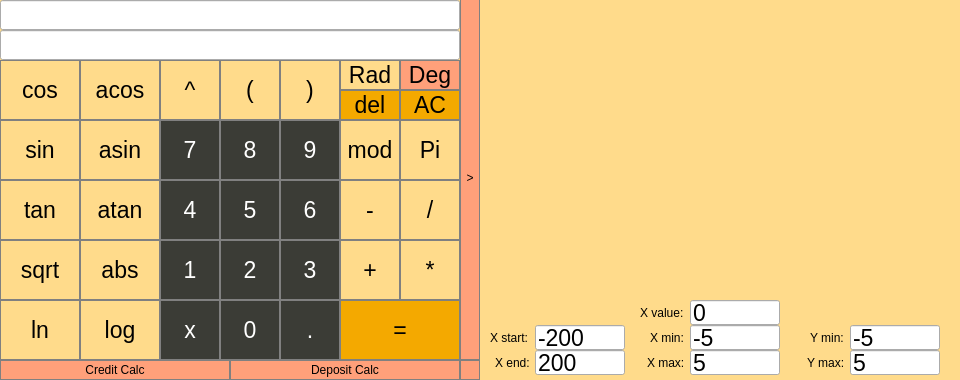
<?xml version="1.0" encoding="UTF-8"?>
<ui version="4.0">
 <class>view</class>
 <widget class="QMainWindow" name="view">
  <property name="geometry">
   <rect>
    <x>0</x>
    <y>0</y>
    <width>960</width>
    <height>380</height>
   </rect>
  </property>
  <property name="minimumSize">
   <size>
    <width>480</width>
    <height>380</height>
   </size>
  </property>
  <property name="maximumSize">
   <size>
    <width>960</width>
    <height>380</height>
   </size>
  </property>
  <property name="sizeIncrement">
   <size>
    <width>0</width>
    <height>0</height>
   </size>
  </property>
  <property name="baseSize">
   <size>
    <width>100</width>
    <height>100</height>
   </size>
  </property>
  <property name="windowTitle">
   <string>SmartCalc v.2.0 (by Stephank)</string>
  </property>
  <property name="styleSheet">
   <string notr="true">QMainWindow {
	background-color: rgb(255, 219, 139);
}</string>
  </property>
  <widget class="QWidget" name="centralwidget">
   <widget class="QLineEdit" name="input">
    <property name="geometry">
     <rect>
      <x>0</x>
      <y>0</y>
      <width>460</width>
      <height>30</height>
     </rect>
    </property>
    <property name="font">
     <font>
      <pointsize>20</pointsize>
     </font>
    </property>
    <property name="styleSheet">
     <string notr="true">QLineEdit{
	qproperty-alignment: 'AlignVCenter | AlignRight';
	border: 1px solid gray;
}

background-color : gray;
</string>
    </property>
    <property name="readOnly">
     <bool>true</bool>
    </property>
   </widget>
   <widget class="QPushButton" name="cosFunc">
    <property name="geometry">
     <rect>
      <x>0</x>
      <y>60</y>
      <width>80</width>
      <height>60</height>
     </rect>
    </property>
    <property name="baseSize">
     <size>
      <width>0</width>
      <height>0</height>
     </size>
    </property>
    <property name="font">
     <font>
      <pointsize>17</pointsize>
     </font>
    </property>
    <property name="styleSheet">
     <string notr="true">QPushButton {
  background-color: rgb(255, 219, 139);
  color: black; 
  border: 1px solid gray;
}

QPushButton:pressed {
    background-color: qlineargradient(x1: 0, y1: 0, x2: 0, y2: 1,
                                      stop: 0 #FF7832, stop: 1 #FF9739);
}</string>
    </property>
    <property name="text">
     <string>cos</string>
    </property>
   </widget>
   <widget class="QPushButton" name="sinFunc">
    <property name="geometry">
     <rect>
      <x>0</x>
      <y>120</y>
      <width>80</width>
      <height>60</height>
     </rect>
    </property>
    <property name="baseSize">
     <size>
      <width>0</width>
      <height>0</height>
     </size>
    </property>
    <property name="font">
     <font>
      <pointsize>17</pointsize>
     </font>
    </property>
    <property name="styleSheet">
     <string notr="true">QPushButton {
  background-color: rgb(255, 219, 139);
  color: black; 
  border: 1px solid gray;
}

QPushButton:pressed {
    background-color: qlineargradient(x1: 0, y1: 0, x2: 0, y2: 1,
                                      stop: 0 #FF7832, stop: 1 #FF9739);
}</string>
    </property>
    <property name="text">
     <string>sin</string>
    </property>
   </widget>
   <widget class="QPushButton" name="tanFunc">
    <property name="geometry">
     <rect>
      <x>0</x>
      <y>180</y>
      <width>80</width>
      <height>60</height>
     </rect>
    </property>
    <property name="baseSize">
     <size>
      <width>0</width>
      <height>0</height>
     </size>
    </property>
    <property name="font">
     <font>
      <pointsize>17</pointsize>
     </font>
    </property>
    <property name="styleSheet">
     <string notr="true">QPushButton {
  background-color: rgb(255, 219, 139);
  color: black; 
  border: 1px solid gray;
}

QPushButton:pressed {
    background-color: qlineargradient(x1: 0, y1: 0, x2: 0, y2: 1,
                                      stop: 0 #FF7832, stop: 1 #FF9739);
}</string>
    </property>
    <property name="text">
     <string>tan</string>
    </property>
   </widget>
   <widget class="QPushButton" name="sqrtFunc">
    <property name="geometry">
     <rect>
      <x>0</x>
      <y>240</y>
      <width>80</width>
      <height>60</height>
     </rect>
    </property>
    <property name="baseSize">
     <size>
      <width>0</width>
      <height>0</height>
     </size>
    </property>
    <property name="font">
     <font>
      <pointsize>17</pointsize>
     </font>
    </property>
    <property name="styleSheet">
     <string notr="true">QPushButton {
  background-color: rgb(255, 219, 139);
  color: black; 
  border: 1px solid gray;
}

QPushButton:pressed {
    background-color: qlineargradient(x1: 0, y1: 0, x2: 0, y2: 1,
                                      stop: 0 #FF7832, stop: 1 #FF9739);
}</string>
    </property>
    <property name="text">
     <string>sqrt</string>
    </property>
   </widget>
   <widget class="QPushButton" name="lnFunc">
    <property name="geometry">
     <rect>
      <x>0</x>
      <y>300</y>
      <width>80</width>
      <height>60</height>
     </rect>
    </property>
    <property name="baseSize">
     <size>
      <width>0</width>
      <height>0</height>
     </size>
    </property>
    <property name="font">
     <font>
      <pointsize>17</pointsize>
     </font>
    </property>
    <property name="styleSheet">
     <string notr="true">QPushButton {
  background-color: rgb(255, 219, 139);
  color: black; 
  border: 1px solid gray;
}

QPushButton:pressed {
    background-color: qlineargradient(x1: 0, y1: 0, x2: 0, y2: 1,
                                      stop: 0 #FF7832, stop: 1 #FF9739);
}</string>
    </property>
    <property name="text">
     <string>ln</string>
    </property>
   </widget>
   <widget class="QPushButton" name="acosFunc">
    <property name="geometry">
     <rect>
      <x>80</x>
      <y>60</y>
      <width>80</width>
      <height>60</height>
     </rect>
    </property>
    <property name="baseSize">
     <size>
      <width>0</width>
      <height>0</height>
     </size>
    </property>
    <property name="font">
     <font>
      <pointsize>17</pointsize>
     </font>
    </property>
    <property name="styleSheet">
     <string notr="true">QPushButton {
  background-color: rgb(255, 219, 139);
  color: black; 
  border: 1px solid gray;
}

QPushButton:pressed {
    background-color: qlineargradient(x1: 0, y1: 0, x2: 0, y2: 1,
                                      stop: 0 #FF7832, stop: 1 #FF9739);
}</string>
    </property>
    <property name="text">
     <string>acos</string>
    </property>
   </widget>
   <widget class="QPushButton" name="powFunc">
    <property name="geometry">
     <rect>
      <x>160</x>
      <y>60</y>
      <width>60</width>
      <height>60</height>
     </rect>
    </property>
    <property name="baseSize">
     <size>
      <width>0</width>
      <height>0</height>
     </size>
    </property>
    <property name="font">
     <font>
      <pointsize>17</pointsize>
     </font>
    </property>
    <property name="styleSheet">
     <string notr="true">QPushButton {
  background-color: rgb(255, 219, 139);
  color: black; 
  border: 1px solid gray;
}

QPushButton:pressed {
    background-color: qlineargradient(x1: 0, y1: 0, x2: 0, y2: 1,
                                      stop: 0 #FF7832, stop: 1 #FF9739);
}</string>
    </property>
    <property name="text">
     <string>^</string>
    </property>
   </widget>
   <widget class="QPushButton" name="asinFunc">
    <property name="geometry">
     <rect>
      <x>80</x>
      <y>120</y>
      <width>80</width>
      <height>60</height>
     </rect>
    </property>
    <property name="baseSize">
     <size>
      <width>0</width>
      <height>0</height>
     </size>
    </property>
    <property name="font">
     <font>
      <pointsize>17</pointsize>
     </font>
    </property>
    <property name="styleSheet">
     <string notr="true">QPushButton {
  background-color: rgb(255, 219, 139);
  color: black; 
  border: 1px solid gray;
}

QPushButton:pressed {
    background-color: qlineargradient(x1: 0, y1: 0, x2: 0, y2: 1,
                                      stop: 0 #FF7832, stop: 1 #FF9739);
}</string>
    </property>
    <property name="text">
     <string>asin</string>
    </property>
   </widget>
   <widget class="QPushButton" name="atanFunc">
    <property name="geometry">
     <rect>
      <x>80</x>
      <y>180</y>
      <width>80</width>
      <height>60</height>
     </rect>
    </property>
    <property name="baseSize">
     <size>
      <width>0</width>
      <height>0</height>
     </size>
    </property>
    <property name="font">
     <font>
      <pointsize>17</pointsize>
     </font>
    </property>
    <property name="styleSheet">
     <string notr="true">QPushButton {
  background-color: rgb(255, 219, 139);
  color: black; 
  border: 1px solid gray;
}

QPushButton:pressed {
    background-color: qlineargradient(x1: 0, y1: 0, x2: 0, y2: 1,
                                      stop: 0 #FF7832, stop: 1 #FF9739);
}</string>
    </property>
    <property name="text">
     <string>atan</string>
    </property>
   </widget>
   <widget class="QPushButton" name="logFunc">
    <property name="geometry">
     <rect>
      <x>80</x>
      <y>300</y>
      <width>80</width>
      <height>60</height>
     </rect>
    </property>
    <property name="baseSize">
     <size>
      <width>0</width>
      <height>0</height>
     </size>
    </property>
    <property name="font">
     <font>
      <pointsize>17</pointsize>
     </font>
    </property>
    <property name="styleSheet">
     <string notr="true">QPushButton {
  background-color: rgb(255, 219, 139);
  color: black; 
  border: 1px solid gray;
}

QPushButton:pressed {
    background-color: qlineargradient(x1: 0, y1: 0, x2: 0, y2: 1,
                                      stop: 0 #FF7832, stop: 1 #FF9739);
}</string>
    </property>
    <property name="text">
     <string>log</string>
    </property>
   </widget>
   <widget class="QPushButton" name="modFunc">
    <property name="geometry">
     <rect>
      <x>340</x>
      <y>120</y>
      <width>60</width>
      <height>60</height>
     </rect>
    </property>
    <property name="font">
     <font>
      <pointsize>17</pointsize>
     </font>
    </property>
    <property name="styleSheet">
     <string notr="true">QPushButton {
  background-color: rgb(255, 219, 139);
  color: black; 
  border: 1px solid gray;
}

QPushButton:pressed {
    background-color: qlineargradient(x1: 0, y1: 0, x2: 0, y2: 1,
                                      stop: 0 #FF7832, stop: 1 #FF9739);
}</string>
    </property>
    <property name="text">
     <string>mod</string>
    </property>
   </widget>
   <widget class="QPushButton" name="num_7">
    <property name="geometry">
     <rect>
      <x>160</x>
      <y>120</y>
      <width>60</width>
      <height>60</height>
     </rect>
    </property>
    <property name="font">
     <font>
      <pointsize>17</pointsize>
     </font>
    </property>
    <property name="styleSheet">
     <string notr="true">QPushButton {
	background-color: rgb(59, 60, 54);
	color: white;
	border: 1px solid gray;
}
QPushButton:pressed {
    background-color: qlineargradient(x1: 0, y1: 0, x2: 0, y2: 1,
                                      stop: 0 #dadbde, stop: 1 #f6f7fa);
}</string>
    </property>
    <property name="text">
     <string>7</string>
    </property>
   </widget>
   <widget class="QPushButton" name="num_4">
    <property name="geometry">
     <rect>
      <x>160</x>
      <y>180</y>
      <width>60</width>
      <height>60</height>
     </rect>
    </property>
    <property name="font">
     <font>
      <pointsize>17</pointsize>
     </font>
    </property>
    <property name="styleSheet">
     <string notr="true">QPushButton {
	background-color: rgb(59, 60, 54);
	color: white;
	border: 1px solid gray;
}

QPushButton:pressed {
    background-color: qlineargradient(x1: 0, y1: 0, x2: 0, y2: 1,
                                      stop: 0 #dadbde, stop: 1 #f6f7fa);
}</string>
    </property>
    <property name="text">
     <string>4</string>
    </property>
   </widget>
   <widget class="QPushButton" name="num_1">
    <property name="geometry">
     <rect>
      <x>160</x>
      <y>240</y>
      <width>60</width>
      <height>60</height>
     </rect>
    </property>
    <property name="font">
     <font>
      <pointsize>17</pointsize>
     </font>
    </property>
    <property name="styleSheet">
     <string notr="true">QPushButton {
	background-color: rgb(59, 60, 54);
	color: white;
	border: 1px solid gray;
}

QPushButton:pressed {
    background-color: qlineargradient(x1: 0, y1: 0, x2: 0, y2: 1,
                                      stop: 0 #dadbde, stop: 1 #f6f7fa);
}</string>
    </property>
    <property name="text">
     <string>1</string>
    </property>
   </widget>
   <widget class="QPushButton" name="xSym">
    <property name="geometry">
     <rect>
      <x>160</x>
      <y>300</y>
      <width>60</width>
      <height>60</height>
     </rect>
    </property>
    <property name="font">
     <font>
      <pointsize>17</pointsize>
     </font>
    </property>
    <property name="styleSheet">
     <string notr="true">QPushButton {
	background-color: rgb(59, 60, 54);
	color: white;
	border: 1px solid gray;
}

QPushButton:pressed {
    background-color: qlineargradient(x1: 0, y1: 0, x2: 0, y2: 1,
                                      stop: 0 #dadbde, stop: 1 #f6f7fa);
}</string>
    </property>
    <property name="text">
     <string>x</string>
    </property>
   </widget>
   <widget class="QPushButton" name="num_2">
    <property name="geometry">
     <rect>
      <x>220</x>
      <y>240</y>
      <width>60</width>
      <height>60</height>
     </rect>
    </property>
    <property name="font">
     <font>
      <pointsize>17</pointsize>
     </font>
    </property>
    <property name="styleSheet">
     <string notr="true">QPushButton {
	background-color: rgb(59, 60, 54);
	color: white;
	border: 1px solid gray;
}

QPushButton:pressed {
    background-color: qlineargradient(x1: 0, y1: 0, x2: 0, y2: 1,
                                      stop: 0 #dadbde, stop: 1 #f6f7fa);
}</string>
    </property>
    <property name="text">
     <string>2</string>
    </property>
   </widget>
   <widget class="QPushButton" name="num_0">
    <property name="geometry">
     <rect>
      <x>220</x>
      <y>300</y>
      <width>60</width>
      <height>60</height>
     </rect>
    </property>
    <property name="font">
     <font>
      <pointsize>17</pointsize>
     </font>
    </property>
    <property name="styleSheet">
     <string notr="true">QPushButton {
	background-color: rgb(59, 60, 54);
	color: white;
	border: 1px solid gray;
}

QPushButton:pressed {
    background-color: qlineargradient(x1: 0, y1: 0, x2: 0, y2: 1,
                                      stop: 0 #dadbde, stop: 1 #f6f7fa);
}</string>
    </property>
    <property name="text">
     <string>0</string>
    </property>
   </widget>
   <widget class="QPushButton" name="leftBracket">
    <property name="geometry">
     <rect>
      <x>220</x>
      <y>60</y>
      <width>60</width>
      <height>60</height>
     </rect>
    </property>
    <property name="font">
     <font>
      <pointsize>17</pointsize>
     </font>
    </property>
    <property name="styleSheet">
     <string notr="true">QPushButton {
  background-color: rgb(255, 219, 139);
  color: black; 
  border: 1px solid gray;
}

QPushButton:pressed {
    background-color: qlineargradient(x1: 0, y1: 0, x2: 0, y2: 1,
                                      stop: 0 #FF7832, stop: 1 #FF9739);
}</string>
    </property>
    <property name="text">
     <string>(</string>
    </property>
   </widget>
   <widget class="QPushButton" name="num_5">
    <property name="geometry">
     <rect>
      <x>220</x>
      <y>180</y>
      <width>60</width>
      <height>60</height>
     </rect>
    </property>
    <property name="font">
     <font>
      <pointsize>17</pointsize>
     </font>
    </property>
    <property name="styleSheet">
     <string notr="true">QPushButton {
	background-color: rgb(59, 60, 54);
	color: white;
	border: 1px solid gray;
}

QPushButton:pressed {
    background-color: qlineargradient(x1: 0, y1: 0, x2: 0, y2: 1,
                                      stop: 0 #dadbde, stop: 1 #f6f7fa);
}</string>
    </property>
    <property name="text">
     <string>5</string>
    </property>
   </widget>
   <widget class="QPushButton" name="num_8">
    <property name="geometry">
     <rect>
      <x>220</x>
      <y>120</y>
      <width>60</width>
      <height>60</height>
     </rect>
    </property>
    <property name="font">
     <font>
      <pointsize>17</pointsize>
     </font>
    </property>
    <property name="styleSheet">
     <string notr="true">QPushButton {
	background-color: rgb(59, 60, 54);
	color: white;
	border: 1px solid gray;
}

QPushButton:pressed {
    background-color: qlineargradient(x1: 0, y1: 0, x2: 0, y2: 1,
                                      stop: 0 #dadbde, stop: 1 #f6f7fa);
}</string>
    </property>
    <property name="text">
     <string>8</string>
    </property>
   </widget>
   <widget class="QPushButton" name="num_3">
    <property name="geometry">
     <rect>
      <x>280</x>
      <y>240</y>
      <width>60</width>
      <height>60</height>
     </rect>
    </property>
    <property name="font">
     <font>
      <pointsize>17</pointsize>
     </font>
    </property>
    <property name="styleSheet">
     <string notr="true">QPushButton {
	background-color: rgb(59, 60, 54);
	color: white;
	border: 1px solid gray;
}

QPushButton:pressed {
    background-color: qlineargradient(x1: 0, y1: 0, x2: 0, y2: 1,
                                      stop: 0 #dadbde, stop: 1 #f6f7fa);
}</string>
    </property>
    <property name="text">
     <string>3</string>
    </property>
   </widget>
   <widget class="QPushButton" name="dotSym">
    <property name="geometry">
     <rect>
      <x>280</x>
      <y>300</y>
      <width>60</width>
      <height>60</height>
     </rect>
    </property>
    <property name="font">
     <font>
      <pointsize>17</pointsize>
     </font>
    </property>
    <property name="styleSheet">
     <string notr="true">QPushButton {
	background-color: rgb(59, 60, 54);
	color: white;
	border: 1px solid gray;
}

QPushButton:pressed {
    background-color: qlineargradient(x1: 0, y1: 0, x2: 0, y2: 1,
                                      stop: 0 #dadbde, stop: 1 #f6f7fa);
}</string>
    </property>
    <property name="text">
     <string>.</string>
    </property>
   </widget>
   <widget class="QPushButton" name="rightBracket">
    <property name="geometry">
     <rect>
      <x>280</x>
      <y>60</y>
      <width>60</width>
      <height>60</height>
     </rect>
    </property>
    <property name="font">
     <font>
      <pointsize>17</pointsize>
     </font>
    </property>
    <property name="styleSheet">
     <string notr="true">QPushButton {
  background-color: rgb(255, 219, 139);
  color: black; 
  border: 1px solid gray;
}

QPushButton:pressed {
    background-color: qlineargradient(x1: 0, y1: 0, x2: 0, y2: 1,
                                      stop: 0 #FF7832, stop: 1 #FF9739);
}</string>
    </property>
    <property name="text">
     <string>)</string>
    </property>
   </widget>
   <widget class="QPushButton" name="num_6">
    <property name="geometry">
     <rect>
      <x>280</x>
      <y>180</y>
      <width>60</width>
      <height>60</height>
     </rect>
    </property>
    <property name="font">
     <font>
      <pointsize>17</pointsize>
     </font>
    </property>
    <property name="styleSheet">
     <string notr="true">QPushButton {
	background-color: rgb(59, 60, 54);
	color: white;
	border: 1px solid gray;
}

QPushButton:pressed {
    background-color: qlineargradient(x1: 0, y1: 0, x2: 0, y2: 1,
                                      stop: 0 #dadbde, stop: 1 #f6f7fa);
}</string>
    </property>
    <property name="text">
     <string>6</string>
    </property>
   </widget>
   <widget class="QPushButton" name="num_9">
    <property name="geometry">
     <rect>
      <x>280</x>
      <y>120</y>
      <width>60</width>
      <height>60</height>
     </rect>
    </property>
    <property name="font">
     <font>
      <pointsize>17</pointsize>
     </font>
    </property>
    <property name="styleSheet">
     <string notr="true">QPushButton {
	background-color: rgb(59, 60, 54);
	color: white;
	border: 1px solid gray;
}

QPushButton:pressed {
    background-color: qlineargradient(x1: 0, y1: 0, x2: 0, y2: 1,
                                      stop: 0 #dadbde, stop: 1 #f6f7fa);
}</string>
    </property>
    <property name="text">
     <string>9</string>
    </property>
   </widget>
   <widget class="QPushButton" name="addFunc">
    <property name="geometry">
     <rect>
      <x>340</x>
      <y>240</y>
      <width>60</width>
      <height>60</height>
     </rect>
    </property>
    <property name="font">
     <font>
      <pointsize>17</pointsize>
     </font>
    </property>
    <property name="styleSheet">
     <string notr="true">QPushButton {
  background-color: rgb(255, 219, 139);
  color: black; 
  border: 1px solid gray;
}

QPushButton:pressed {
    background-color: qlineargradient(x1: 0, y1: 0, x2: 0, y2: 1,
                                      stop: 0 #FF7832, stop: 1 #FF9739);
}</string>
    </property>
    <property name="text">
     <string>+</string>
    </property>
   </widget>
   <widget class="QPushButton" name="divFunc">
    <property name="geometry">
     <rect>
      <x>400</x>
      <y>180</y>
      <width>60</width>
      <height>60</height>
     </rect>
    </property>
    <property name="font">
     <font>
      <pointsize>17</pointsize>
     </font>
    </property>
    <property name="styleSheet">
     <string notr="true">QPushButton {
  background-color: rgb(255, 219, 139);
  color: black; 
  border: 1px solid gray;
}

QPushButton:pressed {
    background-color: qlineargradient(x1: 0, y1: 0, x2: 0, y2: 1,
                                      stop: 0 #FF7832, stop: 1 #FF9739);
}</string>
    </property>
    <property name="text">
     <string>/</string>
    </property>
   </widget>
   <widget class="QPushButton" name="subFunc">
    <property name="geometry">
     <rect>
      <x>340</x>
      <y>180</y>
      <width>60</width>
      <height>60</height>
     </rect>
    </property>
    <property name="font">
     <font>
      <pointsize>17</pointsize>
     </font>
    </property>
    <property name="styleSheet">
     <string notr="true">QPushButton {
  background-color: rgb(255, 219, 139);
  color: black; 
  border: 1px solid gray;
}

QPushButton:pressed {
    background-color: qlineargradient(x1: 0, y1: 0, x2: 0, y2: 1,
                                      stop: 0 #FF7832, stop: 1 #FF9739);
}</string>
    </property>
    <property name="text">
     <string>-</string>
    </property>
   </widget>
   <widget class="QPushButton" name="mulFunc">
    <property name="geometry">
     <rect>
      <x>400</x>
      <y>240</y>
      <width>60</width>
      <height>60</height>
     </rect>
    </property>
    <property name="font">
     <font>
      <pointsize>17</pointsize>
     </font>
    </property>
    <property name="styleSheet">
     <string notr="true">QPushButton {
  background-color: rgb(255, 219, 139);
  color: black; 
  border: 1px solid gray;
}

QPushButton:pressed {
    background-color: qlineargradient(x1: 0, y1: 0, x2: 0, y2: 1,
                                      stop: 0 #FF7832, stop: 1 #FF9739);
}</string>
    </property>
    <property name="text">
     <string>*</string>
    </property>
   </widget>
   <widget class="QPushButton" name="delElem">
    <property name="geometry">
     <rect>
      <x>340</x>
      <y>90</y>
      <width>60</width>
      <height>30</height>
     </rect>
    </property>
    <property name="font">
     <font>
      <pointsize>17</pointsize>
     </font>
    </property>
    <property name="styleSheet">
     <string notr="true">QPushButton {
  background-color: rgb(244, 169, 0);
  color: black; 
  border: 1px solid gray;
}

QPushButton:pressed {
    background-color: qlineargradient(x1: 0, y1: 0, x2: 0, y2: 1,
                                      stop: 0 #FF7832, stop: 1 #FF9739);
}</string>
    </property>
    <property name="text">
     <string>del</string>
    </property>
   </widget>
   <widget class="QPushButton" name="delAll">
    <property name="geometry">
     <rect>
      <x>400</x>
      <y>90</y>
      <width>60</width>
      <height>30</height>
     </rect>
    </property>
    <property name="font">
     <font>
      <pointsize>17</pointsize>
     </font>
    </property>
    <property name="styleSheet">
     <string notr="true">QPushButton {
  background-color: rgb(244, 169, 0);
  color: black; 
  border: 1px solid gray;
}

QPushButton:pressed {
    background-color: qlineargradient(x1: 0, y1: 0, x2: 0, y2: 1,
                                      stop: 0 #FF7832, stop: 1 #FF9739);
}</string>
    </property>
    <property name="text">
     <string>AC</string>
    </property>
   </widget>
   <widget class="QPushButton" name="resultFunc">
    <property name="geometry">
     <rect>
      <x>340</x>
      <y>300</y>
      <width>120</width>
      <height>60</height>
     </rect>
    </property>
    <property name="baseSize">
     <size>
      <width>0</width>
      <height>0</height>
     </size>
    </property>
    <property name="font">
     <font>
      <pointsize>17</pointsize>
     </font>
    </property>
    <property name="styleSheet">
     <string notr="true">QPushButton {
  background-color: rgb(244, 169, 0);
  color: black; 
  border: 1px solid gray;
}

QPushButton:pressed {
    background-color: qlineargradient(x1: 0, y1: 0, x2: 0, y2: 1,
                                      stop: 0 #FF7832, stop: 1 #FF9739);
}</string>
    </property>
    <property name="text">
     <string>=</string>
    </property>
   </widget>
   <widget class="QPushButton" name="showGraph">
    <property name="geometry">
     <rect>
      <x>460</x>
      <y>-5</y>
      <width>20</width>
      <height>365</height>
     </rect>
    </property>
    <property name="styleSheet">
     <string notr="true">QPushButton {
  background-color: rgb(255, 160, 122);
  color: black; 
  border: 1px solid gray;
}

QPushButton:pressed {
    background-color: qlineargradient(x1: 0, y1: 0, x2: 0, y2: 1,
                                      stop: 0 #FF7832, stop: 1 #FF9739);
}</string>
    </property>
    <property name="text">
     <string>&gt;</string>
    </property>
   </widget>
   <widget class="QPushButton" name="credCalc">
    <property name="geometry">
     <rect>
      <x>0</x>
      <y>360</y>
      <width>230</width>
      <height>20</height>
     </rect>
    </property>
    <property name="styleSheet">
     <string notr="true">QPushButton {
  background-color: rgb(255, 160, 122);
  color: black; 
  border: 1px solid gray;
}

QPushButton:pressed {
    background-color: qlineargradient(x1: 0, y1: 0, x2: 0, y2: 1,
                                      stop: 0 #FF7832, stop: 1 #FF9739);
}</string>
    </property>
    <property name="text">
     <string>Credit Calc</string>
    </property>
   </widget>
   <widget class="QPushButton" name="deposCalc">
    <property name="geometry">
     <rect>
      <x>230</x>
      <y>360</y>
      <width>230</width>
      <height>20</height>
     </rect>
    </property>
    <property name="styleSheet">
     <string notr="true">QPushButton {
  background-color: rgb(255, 160, 122);
  color: black; 
  border: 1px solid gray;
}

QPushButton:pressed {
    background-color: qlineargradient(x1: 0, y1: 0, x2: 0, y2: 1,
                                      stop: 0 #FF7832, stop: 1 #FF9739);
}</string>
    </property>
    <property name="text">
     <string>Deposit Calc</string>
    </property>
   </widget>
   <widget class="QCustomPlot" name="functionGraph" native="true">
    <property name="geometry">
     <rect>
      <x>480</x>
      <y>0</y>
      <width>480</width>
      <height>290</height>
     </rect>
    </property>
    <property name="styleSheet">
     <string notr="true"/>
    </property>
   </widget>
   <widget class="QLineEdit" name="xMinCord">
    <property name="geometry">
     <rect>
      <x>690</x>
      <y>325</y>
      <width>90</width>
      <height>25</height>
     </rect>
    </property>
    <property name="font">
     <font>
      <pointsize>17</pointsize>
     </font>
    </property>
    <property name="text">
     <string>-5</string>
    </property>
   </widget>
   <widget class="QLineEdit" name="xMaxCord">
    <property name="geometry">
     <rect>
      <x>690</x>
      <y>350</y>
      <width>90</width>
      <height>25</height>
     </rect>
    </property>
    <property name="font">
     <font>
      <pointsize>17</pointsize>
     </font>
    </property>
    <property name="text">
     <string>5</string>
    </property>
   </widget>
   <widget class="QLineEdit" name="yMinCord">
    <property name="geometry">
     <rect>
      <x>850</x>
      <y>325</y>
      <width>90</width>
      <height>25</height>
     </rect>
    </property>
    <property name="font">
     <font>
      <pointsize>17</pointsize>
     </font>
    </property>
    <property name="text">
     <string>-5</string>
    </property>
   </widget>
   <widget class="QLineEdit" name="yMaxCord">
    <property name="geometry">
     <rect>
      <x>850</x>
      <y>350</y>
      <width>90</width>
      <height>25</height>
     </rect>
    </property>
    <property name="font">
     <font>
      <pointsize>17</pointsize>
     </font>
    </property>
    <property name="text">
     <string>5</string>
    </property>
   </widget>
   <widget class="QLineEdit" name="xValue">
    <property name="geometry">
     <rect>
      <x>690</x>
      <y>300</y>
      <width>90</width>
      <height>25</height>
     </rect>
    </property>
    <property name="font">
     <font>
      <pointsize>17</pointsize>
     </font>
    </property>
    <property name="text">
     <string>0</string>
    </property>
   </widget>
   <widget class="QPushButton" name="pushButton">
    <property name="geometry">
     <rect>
      <x>460</x>
      <y>360</y>
      <width>20</width>
      <height>20</height>
     </rect>
    </property>
    <property name="styleSheet">
     <string notr="true">QPushButton {
  background-color: rgb(255, 160, 122);
  color: black; 
  border: 1px solid gray;
}

QPushButton:pressed {
    background-color: qlineargradient(x1: 0, y1: 0, x2: 0, y2: 1,
                                      stop: 0 #FF7832, stop: 1 #FF9739);
}</string>
    </property>
    <property name="text">
     <string/>
    </property>
   </widget>
   <widget class="QPushButton" name="num_pi">
    <property name="geometry">
     <rect>
      <x>400</x>
      <y>120</y>
      <width>60</width>
      <height>60</height>
     </rect>
    </property>
    <property name="font">
     <font>
      <pointsize>17</pointsize>
     </font>
    </property>
    <property name="styleSheet">
     <string notr="true">QPushButton {
  background-color: rgb(255, 219, 139);
  color: black; 
  border: 1px solid gray;
}

QPushButton:pressed {
    background-color: qlineargradient(x1: 0, y1: 0, x2: 0, y2: 1,
                                      stop: 0 #FF7832, stop: 1 #FF9739);
}</string>
    </property>
    <property name="text">
     <string>Pi</string>
    </property>
   </widget>
   <widget class="QPushButton" name="absFunc">
    <property name="geometry">
     <rect>
      <x>80</x>
      <y>240</y>
      <width>80</width>
      <height>60</height>
     </rect>
    </property>
    <property name="font">
     <font>
      <pointsize>17</pointsize>
     </font>
    </property>
    <property name="styleSheet">
     <string notr="true">QPushButton {
  background-color: rgb(255, 219, 139);
  color: black; 
  border: 1px solid gray;
}

QPushButton:pressed {
    background-color: qlineargradient(x1: 0, y1: 0, x2: 0, y2: 1,
                                      stop: 0 #FF7832, stop: 1 #FF9739);
}</string>
    </property>
    <property name="text">
     <string>abs</string>
    </property>
   </widget>
   <widget class="QLineEdit" name="xStart">
    <property name="geometry">
     <rect>
      <x>535</x>
      <y>325</y>
      <width>90</width>
      <height>25</height>
     </rect>
    </property>
    <property name="font">
     <font>
      <pointsize>17</pointsize>
     </font>
    </property>
    <property name="text">
     <string>-200</string>
    </property>
   </widget>
   <widget class="QLineEdit" name="xEnd">
    <property name="geometry">
     <rect>
      <x>535</x>
      <y>350</y>
      <width>90</width>
      <height>25</height>
     </rect>
    </property>
    <property name="font">
     <font>
      <pointsize>17</pointsize>
     </font>
    </property>
    <property name="text">
     <string>200</string>
    </property>
   </widget>
   <widget class="QLabel" name="label">
    <property name="geometry">
     <rect>
      <x>810</x>
      <y>325</y>
      <width>40</width>
      <height>25</height>
     </rect>
    </property>
    <property name="styleSheet">
     <string notr="true">QLabel {
color: black;
}</string>
    </property>
    <property name="text">
     <string>Y min:</string>
    </property>
   </widget>
   <widget class="QLabel" name="label_2">
    <property name="geometry">
     <rect>
      <x>807</x>
      <y>350</y>
      <width>45</width>
      <height>25</height>
     </rect>
    </property>
    <property name="styleSheet">
     <string notr="true">QLabel {
color: black;
}</string>
    </property>
    <property name="text">
     <string>Y max:</string>
    </property>
   </widget>
   <widget class="QLabel" name="label_3">
    <property name="geometry">
     <rect>
      <x>650</x>
      <y>325</y>
      <width>40</width>
      <height>25</height>
     </rect>
    </property>
    <property name="styleSheet">
     <string notr="true">QLabel {
color: black;
}</string>
    </property>
    <property name="text">
     <string>X min:</string>
    </property>
   </widget>
   <widget class="QLabel" name="label_4">
    <property name="geometry">
     <rect>
      <x>647</x>
      <y>350</y>
      <width>45</width>
      <height>25</height>
     </rect>
    </property>
    <property name="styleSheet">
     <string notr="true">QLabel {
color: black;
}</string>
    </property>
    <property name="text">
     <string>X max:</string>
    </property>
   </widget>
   <widget class="QLabel" name="label_5">
    <property name="geometry">
     <rect>
      <x>490</x>
      <y>325</y>
      <width>45</width>
      <height>25</height>
     </rect>
    </property>
    <property name="styleSheet">
     <string notr="true">QLabel {
color: black;
}</string>
    </property>
    <property name="text">
     <string>X start:</string>
    </property>
   </widget>
   <widget class="QLabel" name="label_6">
    <property name="geometry">
     <rect>
      <x>495</x>
      <y>350</y>
      <width>40</width>
      <height>25</height>
     </rect>
    </property>
    <property name="styleSheet">
     <string notr="true">QLabel {
color: black;
}</string>
    </property>
    <property name="text">
     <string>X end:</string>
    </property>
   </widget>
   <widget class="QLabel" name="label_7">
    <property name="geometry">
     <rect>
      <x>640</x>
      <y>300</y>
      <width>50</width>
      <height>25</height>
     </rect>
    </property>
    <property name="styleSheet">
     <string notr="true">QLabel {
color: black;
}</string>
    </property>
    <property name="text">
     <string>X value:</string>
    </property>
   </widget>
   <widget class="QPushButton" name="rad">
    <property name="geometry">
     <rect>
      <x>340</x>
      <y>60</y>
      <width>60</width>
      <height>30</height>
     </rect>
    </property>
    <property name="font">
     <font>
      <pointsize>17</pointsize>
     </font>
    </property>
    <property name="styleSheet">
     <string notr="true">QPushButton {
  background-color: rgb(255, 219, 139);
  color: black; 
  border: 1px solid gray;
}</string>
    </property>
    <property name="text">
     <string>Rad</string>
    </property>
   </widget>
   <widget class="QPushButton" name="deg">
    <property name="geometry">
     <rect>
      <x>400</x>
      <y>60</y>
      <width>60</width>
      <height>30</height>
     </rect>
    </property>
    <property name="font">
     <font>
      <pointsize>17</pointsize>
     </font>
    </property>
    <property name="styleSheet">
     <string notr="true">QPushButton {
  background-color: rgb(255, 160, 122);
  color: black; 
  border: 1px solid gray;
}</string>
    </property>
    <property name="text">
     <string>Deg</string>
    </property>
   </widget>
   <widget class="QLineEdit" name="output">
    <property name="geometry">
     <rect>
      <x>0</x>
      <y>30</y>
      <width>460</width>
      <height>30</height>
     </rect>
    </property>
    <property name="font">
     <font>
      <pointsize>20</pointsize>
     </font>
    </property>
    <property name="styleSheet">
     <string notr="true">QLineEdit{
	qproperty-alignment: 'AlignVCenter | AlignRight';
	border: 1px solid gray;
}

background-color : gray;
</string>
    </property>
    <property name="readOnly">
     <bool>true</bool>
    </property>
   </widget>
  </widget>
 </widget>
 <customwidgets>
  <customwidget>
   <class>QCustomPlot</class>
   <extends>QWidget</extends>
   <header>qcustomplot.h</header>
   <container>1</container>
  </customwidget>
 </customwidgets>
 <resources/>
 <connections/>
</ui>
